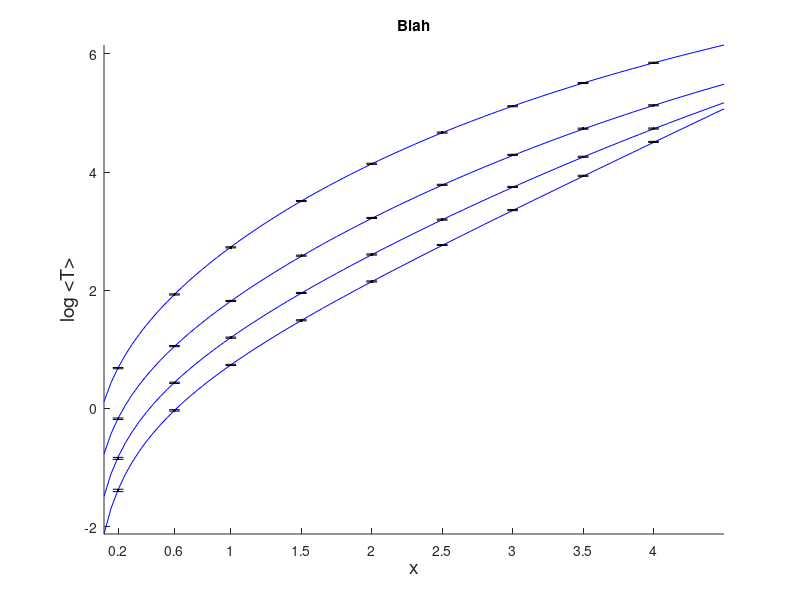

MATLAB code to generate this figure: (Note: this script raises an error after producing the figure.)
fs_label=14;

load('data/data4comparison3.mat');
h=figure
hold on
plot(x_tab2,log(meanTa(:,:)),'b');
%plot(x_tab,log(meanTs(:,:)),'k.','MarkerSize',12);

for i=1:size(meanTs,1)    
    errorbar(x_tab,log(meanTs(i,:)),3*sdevT(i,:)./meanTs(i,:),'k.');
end
set(gca,'XTick',x_tab)

xlabel('x','fontsize',fs_label);
ylabel('log <T>','fontsize',fs_label);
%grid on
axis tight
title('Blah')
printpdf(h,'graphics/mfat_comp_x');
